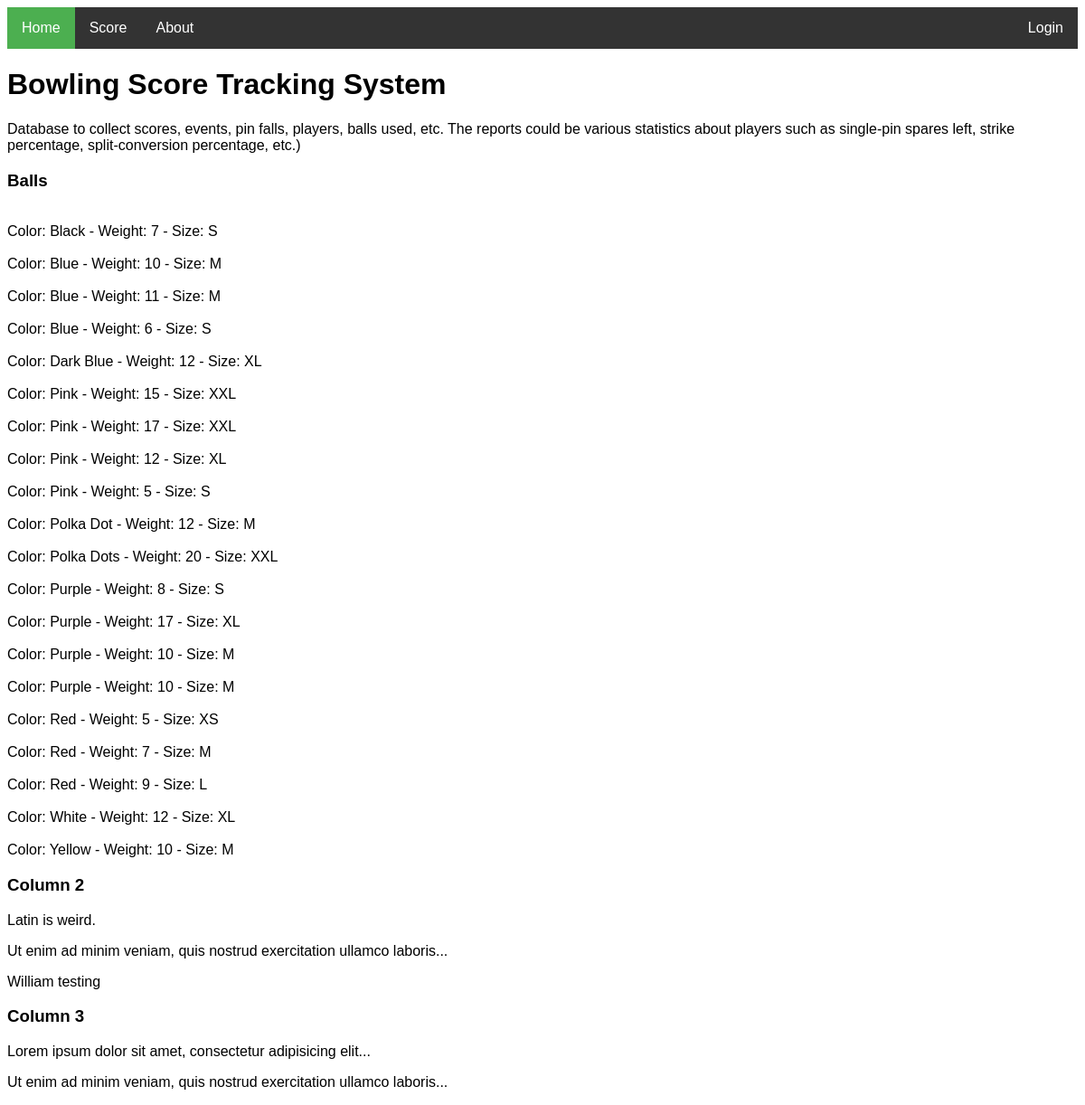
The page / on the database its author committed.
### tables this page shows
CREATE TABLE Ball (
  Ball_ID  INT          PRIMARY KEY AUTO_INCREMENT,
  Color    VARCHAR(20)  NOT NULL,
  Weight   INT          NOT NULL,
  Size                  ENUM('XS', 'S', 'M', 'L', 'XL', 'XXL') NOT NULL,
  Date_Added            DATETIME,
  Last_Date_Modified    DATETIME,
  CHECK (Weight > 0)
);

### public_html/index.php (the view, shortened to what this page needs)
<!DOCTYPE html>
<html>
<head>
    <link rel="stylesheet" type="text/css" href="index.css">
</head>
<body>
<?php
function retrieveAndPrintAllFromTable($tableName, $destination) {
    $conn = connectToDatabase($destination);
    $sql = "SELECT * FROM $tableName";
    $result = $conn->query($sql);
    printResult($result);
}
function printResult($result) {
    if ($result->num_rows > 0) {
        while ($row = $result->fetch_assoc()) {
            echo "<br> Color: " . $row["Color"] . " - Weight: " . $row["Weight"] . " - Size: " . $row["Size"] . "<br>";
        }
    } else {
        echo "0 results";
    }
}
?>
<?php include 'menuBar.php';
generateMenuBar(basename(__FILE__));
?>
<div class="container">
    <div class="jumbotron">
        <h1>Bowling Score Tracking System</h1>
        <p>Database to collect scores, events, pin falls, players, balls used, etc. The reports could be various
            statistics about players such as single-pin spares left, strike percentage, split-conversion percentage,
            etc.)</p>
    </div>
    <div class="row">
        <div class="col-sm-4">
            <h3>Balls</h3>
            <p><?php retrieveAndPrintAllFromTable('Ball', 'Remote') ?></p>
        </div>
        <div class="col-sm-4">
            <h3>Column 2</h3>
            <p>Latin is weird.</p>
            <p>Ut enim ad minim veniam, quis nostrud exercitation ullamco laboris...</p>
            <p>William testing</p>
        </div>
        <div class="col-sm-4">
            <h3>Column 3</h3>
            <p>Lorem ipsum dolor sit amet, consectetur adipisicing elit...</p>
            <p>Ut enim ad minim veniam, quis nostrud exercitation ullamco laboris...</p>
        </div>
    </div>
</div>
</body>
</html>

### public_html/menuBar.php
<link rel="stylesheet" type="text/css" href="index.css">
<?php
if(isset($_SESSION['sess_user'])){
    function generateMenuBar($currentPage)
    {
        echo '<ul>';
        if ($currentPage == "index.php") {
            echo '<li><a class="active" href="index.php">Home</a></li>';
        } else {
            echo '<li><a href="index.php">Home</a></li>';
        }
        if ($currentPage == "scores.php") {
            echo '<li><a class="active" href="scores.php">Score</a></li>';
        } else {
            echo '<li><a href="scores.php">Score</a></li>';
        }
        if ($currentPage == "about.php") {
            echo '<li><a class="active" href="about.php">About</a></li>';
        } else {
            echo '<li><a href="about.php">About</a></li>';
        }
        if ($currentPage == "logout.php") {
            echo '<li style="float:right"><a class="active" href="logout.php">Logout</a></li>';
        } else {
            echo '<li style="float:right"><a href="logout.php">Logout</a></li>';
        }
        if ($currentPage == "settings.php") {
            echo '<li style="float:right"><a class="active" href="settings.php">Settings</a></li>';
        } else {
            echo '<li style="float:right"><a href="settings.php">Settings</a></li>';
        }
        if ($currentPage == "team.php") {
            echo '<li style="float:right"><a class="active" href="team.php">Team</a></li>';
         } else {
            echo '<li style="float:right"><a href="team.php">Team</a></li>';
       }
        if ($currentPage == "loginSuccessful.php") {
            echo '<li style="float:right"><a class="active" href="loginSuccessful.php">Profile</a></li>';
        } else {
            echo '<li style="float:right"><a href="loginSuccessful.php">Profile</a></li>';
        }
        echo '</ul>';
    }
}
else{
    function generateMenuBar($currentPage)
    {
        echo '<ul>';
        if ($currentPage == "index.php") {
            echo '<li><a class="active" href="index.php">Home</a></li>';
        } else {
            echo '<li><a href="index.php">Home</a></li>';
        }
        if ($currentPage == "scores.php") {
            echo '<li><a class="active" href="scores.php">Score</a></li>';
        } else {
            echo '<li><a href="scores.php">Score</a></li>';
        }
        if ($currentPage == "about.php") {
            echo '<li><a class="active" href="about.php">About</a></li>';
        } else {
            echo '<li><a href="about.php">About</a></li>';
        }
        if ($currentPage == "loginForm.php") {
            echo '<li style="float:right"><a class="active" href="loginForm.php">Login</a></li>';
        } else {
            echo '<li style="float:right"><a href="loginForm.php">Login</a></li>';
        }
        echo '</ul>';
    }
}
?>

### public_html/index.css (style rules this page uses)
body { font-family: "Arial"; }
ul { list-style-type: none; margin: 0; padding: 0; overflow: hidden; background-color: #333; }
li { float: left; }
li a { display: block; color: white; text-align: center; padding: 14px 16px; text-decoration: none; }
.active { background-color: #4CAF50; }

### rows shown on the page
ball: Color "Black", Weight "7", Size "S"
ball: Color "Blue", Weight "10", Size "M"
ball: Color "Blue", Weight "11", Size "M"
ball: Color "Blue", Weight "6", Size "S"
ball: Color "Dark Blue", Weight "12", Size "XL"
ball: Color "Pink", Weight "15", Size "XXL"
ball: Color "Pink", Weight "17", Size "XXL"
ball: Color "Pink", Weight "12", Size "XL"
ball: Color "Pink", Weight "5", Size "S"
ball: Color "Polka Dot", Weight "12", Size "M"
ball: Color "Polka Dots", Weight "20", Size "XXL"
ball: Color "Purple", Weight "8", Size "S"
ball: Color "Purple", Weight "17", Size "XL"
ball: Color "Purple", Weight "10", Size "M"
ball: Color "Purple", Weight "10", Size "M"
ball: Color "Red", Weight "5", Size "XS"
ball: Color "Red", Weight "7", Size "M"
ball: Color "Red", Weight "9", Size "L"
ball: Color "White", Weight "12", Size "XL"
ball: Color "Yellow", Weight "10", Size "M"
